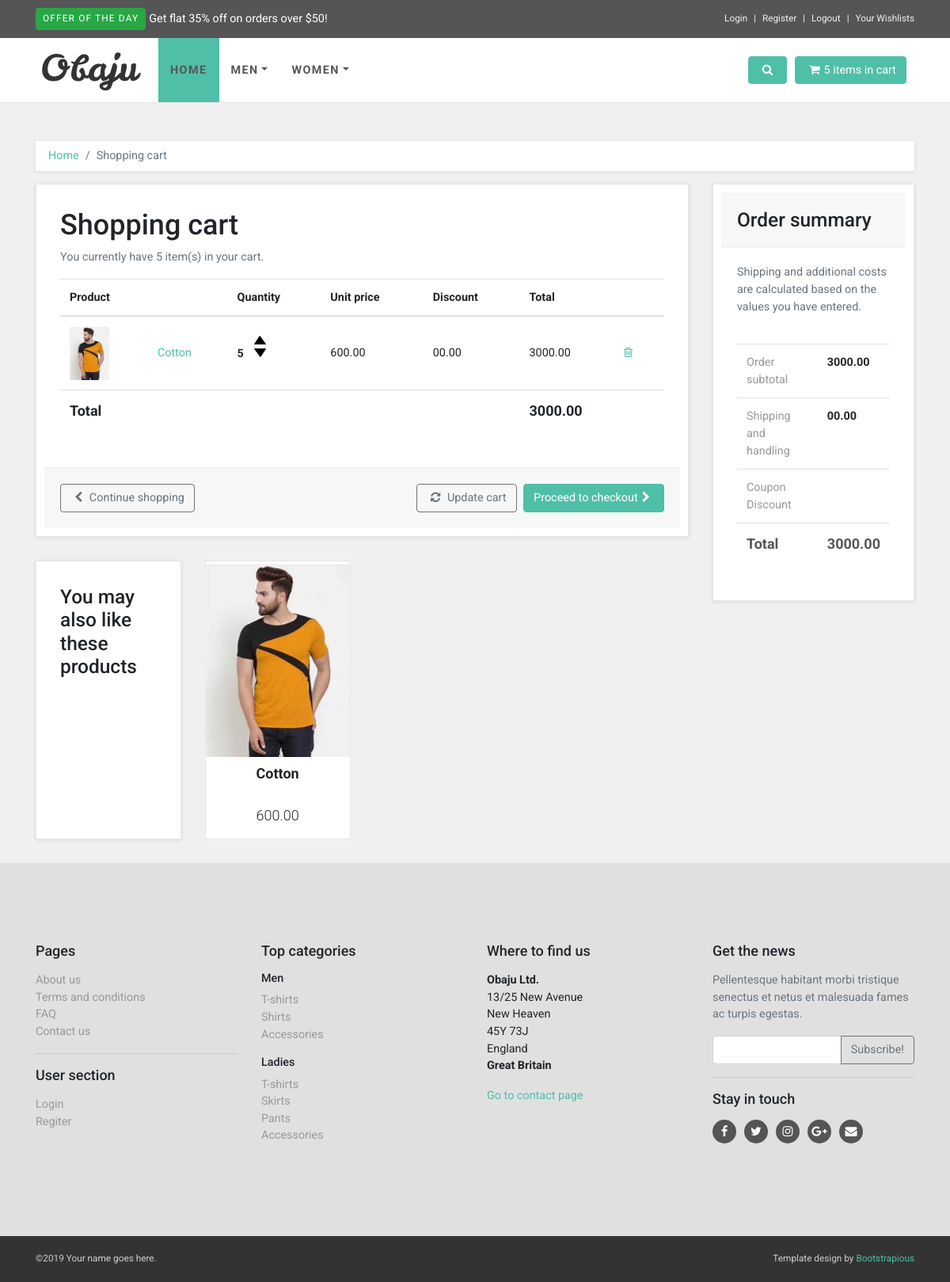
The app's page /cart/ (signed in) with its own data.
### store/models.py (models this page shows, shortened)
class Category(models.Model):
    parent = models.ForeignKey('self', related_name='children', on_delete=models.CASCADE, blank=True, null=True)
    title = models.CharField(max_length=50)
    slug = models.SlugField(max_length=255)
    class Meta:
        verbose_name_plural = 'Categories'

class Product(models.Model):
    COLORS = (
        ('Red', 'Red'),
        ('Yellow', 'Yellow'),
        ('Green', 'Green'),
        ('Black', 'Black'),
        ('White', 'White'),
        ('Pink', 'Pink'),
        ('Maroon', 'Maroon'),
    )
    category = models.ForeignKey('Category', related_name='products', on_delete=models.CASCADE, default=True)
    parent = models.ForeignKey('self', related_name='variants', on_delete=models.CASCADE, blank=True, null=True)
    name = models.CharField(max_length=200, null=True, blank=True)
    slug = models.SlugField(max_length=255)
    price = models.DecimalField(max_digits=7, decimal_places=2)
    digital = models.BooleanField(default=False, null=True, blank=True)
    image = models.ImageField(null=True, blank=True)
    image1 = models.ImageField(null=True, blank=True)
    image2 = models.ImageField(null=True, blank=True)
    color = models.CharField(max_length=100, null=True, choices=COLORS)
    description = models.TextField(blank=True, null=True)
    num_available = models.IntegerField(default=1)
    num_visits = models.IntegerField(default=0)
    last_visit = models.DateTimeField(blank=True, null=True)
    wished_item = models.ManyToManyField(settings.AUTH_USER_MODEL, related_name='favourite',
                  default=None, blank=True)
    @property
    def imageURL(self):
        try:
            url = self.image1.url
        except:
            url = ''
        return url

### cart/models.py (models this page shows, shortened)
class Order(models.Model):
    STATUS = (
        ('Pending', 'Pending'),
        ('Out for delivery', 'Out for delivery'),
        ('Delivered', 'Delivered'),
    )
    customer = models.ForeignKey(Customer, default=True, on_delete=models.SET_NULL, null=True, blank=True)
    date_ordered = models.DateTimeField(auto_now_add=True)
    complete = models.BooleanField(default=False)
    transaction_id = models.CharField(max_length=100, null=True)
    status = models.CharField(max_length=200, null=True, choices=STATUS)
    full_name = models.CharField(max_length=50)
    email = models.EmailField(max_length=254, blank=True)
    address1 = models.CharField(max_length=250)
    address2 = models.CharField(max_length=250)
    city = models.CharField(max_length=100)
    phone = models.CharField(max_length=100)
    postal_code = models.CharField(max_length=20)
    country_code = models.CharField(max_length=4, blank=True)
    created = models.DateTimeField(auto_now_add=True)
    updated = models.DateTimeField(auto_now=True)
    total_paid = models.DecimalField(max_digits=5, decimal_places=2, null=True)
    order_key = models.CharField(max_length=200)
    payment_option = models.CharField(max_length=200, blank=True)
    billing_status = models.BooleanField(default=False)
    @property
    def get_cart_total(self):
        orderitems = self.orderitem_set.all()
        total = sum([item.get_total for item in orderitems])
        return total
    @property
    def get_cart_items(self):
        orderitems = self.orderitem_set.all()
        total = sum([item.quantity for item in orderitems])
        return total

class OrderItem(models.Model):
    product = models.ForeignKey(Product, default=True, on_delete=models.SET_NULL, null=True, blank=True)
    order = models.ForeignKey(Order, on_delete=models.SET_NULL, null=True, blank=True)
    quantity = models.IntegerField(default=0, null=True, blank=True)
    date_added = models.DateTimeField(auto_now_add=True)
    slug = models.CharField(max_length=30, null=True, blank=True)
    @property
    def get_total(self):
        total = self.product.price * self.quantity
        return total

### cart/views.py (the view)
# urls.py: path('cart/', views.cart, name="cart"),
def cart(request):
    data = cartData(request)
    cartItems = data['cartItems']
    order = data['order']
    items = data['items']
    disc_price = Coupon.objects.all()
    coupon_apply_form = CouponApplyForm()
    context = {'items': items, 'order': order, 'cartItems': cartItems, 'coupon_apply_form': coupon_apply_form, 'disc_price': disc_price}
    return render(request, 'cart/cartview.html', context)

### cart/templates/cart/cartview.html
{% extends 'store/base.html' %}
{% load static %}
{% block content %}
<div id="all">
      <div id="content">
        <div class="container">
          <div class="row">
            <div class="col-lg-12">
              <nav aria-label="breadcrumb">
                <ol class="breadcrumb">
                  <li class="breadcrumb-item"><a href="#">Home</a></li>
                  <li aria-current="page" class="breadcrumb-item active">Shopping cart</li>
                </ol>
              </nav>
            </div>
            <div id="basket" class="col-lg-9">
              <div class="box">
                <form>
                  <h1>Shopping cart</h1>
                  <p class="text-muted">You currently have {{ order.get_cart_items }} item(s) in your cart.</p>
                  <div class="table-responsive">
                    <table class="table">
                      <thead>
                        <tr>
                          <th colspan="2">Product</th>
                          <th>Quantity</th>
                          <th>Unit price</th>
                          <th>Discount</th>
                          <th colspan="2">Total</th>
                        </tr>
                      </thead>
                      <tbody>
                      {% for item in items %}
                        <tr>
                          <td><a href="#"><img src="{{item.product.imageURL}}" alt="White Blouse Armani"></a></td>
                          <td><a href="#">{{ item.product.name }}</a></td>
                          <td>
                              <p class="quantity">{{item.quantity}}</p>
                            <div class="quantity">
							<img data-product="{{item.product.id}}" data-action="add" class="chg-quantity update-cart" src="{% static  'images/arrow-up.png' %}" style="width:15px">
							<img data-product="{{item.product.id}}" data-action="remove" class="chg-quantity update-cart" src="{% static  'images/arrow-down.png' %}" style="width:15px">
						    </div>
                          </td>
                          <td>{{ item.product.price }}</td>
                          <td>00.00</td>
                          <td>{{ item.get_total }}</td>
                          <td><a href="{% url 'remove' item.pk %}"><i class="fa fa-trash-o"></i></a></td>
                        </tr>
                      {% endfor %}
                      </tbody>
                      <tfoot>
                        <tr>
                          <th colspan="5">Total</th>
                          <th colspan="2">{{ order.get_cart_total }}</th>
                        </tr>
                      </tfoot>
                    </table>
                  </div>
                  <div class="box-footer d-flex justify-content-between flex-column flex-lg-row">
                    <div class="left"><a href="{% url 'store' %}" class="btn btn-outline-secondary"><i class="fa fa-chevron-left"></i> Continue shopping</a></div>
                    <div class="right">
                      <button class="btn btn-outline-secondary"><i class="fa fa-refresh"></i> Update cart</button>
                        <a href="{% url 'checkout' %}" type="submit" class="btn btn-primary">Proceed to checkout<i class="fa fa-chevron-right"></i></a>
                    </div>
                  </div>
                </form>
              </div>
              <div class="row same-height-row">
                <div class="col-lg-3 col-md-6">
                  <div class="box same-height">
                    <h3>You may also like these products</h3>
                  </div>
                </div>
                {% for item in items %}
                <div class="col-md-3 col-sm-6">
                  <div class="product same-height">
                    <div class="flip-container">
                      <div class="flipper">
                        <div class="front"><a href=""><img src="{{ item.product.imageURL }}" alt="" class="img-fluid"></a></div>
                        <div class="back"><a href=""><img src="{{ item.product.imageURL }}" alt="" class="img-fluid"></a></div>
                      </div>
                    </div><a href="" class="invisible"><img src="{{ item.product.imageURL }}" alt="" class="img-fluid"></a>
                    <div class="text">
                      <h3>{{ item.product.name }}</h3>
                      <p class="price">{{ item.product.price }}</p>
                    </div>
                  </div>
                </div>
                {% endfor %}
              </div>
            </div>
            <div class="col-lg-3">
              <div id="order-summary" class="box">
                <div class="box-header">
                  <h3 class="mb-0">Order summary</h3>
                </div>
                <p class="text-muted">Shipping and additional costs are calculated based on the values you have entered.</p>
                <div class="table-responsive">
                  <table class="table">
                    <tbody>
                      <tr>
                        <td>Order subtotal</td>
                        <th>{{ order.get_cart_total }}</th>
                      </tr>
                      <tr>
                        <td>Shipping and handling</td>
                        <th>00.00</th>
                      </tr>
                      <tr>
                        <td>Coupon Discount</td>
                        <th>{{ order.code }}</th>
                      </tr>
                      <tr class="total">
                        <td>Total</td>
                        <th>{{ order.get_cart_total }}</th>
                      </tr>
                    </tbody>
                  </table>
                </div>
              </div>
            </div>
          </div>
        </div>
      </div>
    </div>
{% endblock content %}

### store/templates/store/base.html (shortened to what this page needs)
{% load static %}
<!DOCTYPE html>
<html>
  <head>
    <link rel="stylesheet" href="{% static 'vendor/bootstrap/css/bootstrap.min.css' %}">
    <link rel="stylesheet" href="{% static 'vendor/font-awesome/css/font-awesome.min.css' %}">
    <link rel="stylesheet" href="{% static 'vendor/owl.carousel/assets/owl.carousel.css' %}">
    <link rel="stylesheet" href="{% static 'vendor/owl.carousel/assets/owl.theme.default.css' %}">
    <link rel="stylesheet" href="{% static 'css/style.default.css'%}" id="theme-stylesheet">
    <link rel="stylesheet" href="{% static 'css/custom.css' %}">
  </head>
<body>
    <header class="header mb-5">
      <div id="top">
        <div class="container">
          <div class="row">
            <div class="col-lg-6 offer mb-3 mb-lg-0"><a href="#" class="btn btn-success btn-sm">Offer of the day</a><a href="#" class="ml-1">Get flat 35% off on orders over $50!</a></div>
            <div class="col-lg-6 text-center text-lg-right">
              <ul class="menu list-inline mb-0">
                <li class="list-inline-item"><a href="{% url 'account:login' %}">Login</a></li>
                <li class="list-inline-item"><a href="{% url 'account:register' %}">Register</a></li>
                <li class="list-inline-item"><a href="{% url 'account:logout' %}">Logout</a></li>
                <li class="list-inline-item"><a href="{% url 'account:wishlist' %}">Your Wishlists</a></li>
              </ul>
            </div>
          </div>
        </div>
      </div>
      <nav class="navbar navbar-expand-lg">
        <div class="container"><a href="index.html" class="navbar-brand home"><img src="{% static 'images/logo.png' %}" alt="Obaju logo" class="d-none d-md-inline-block"></a>
          <div id="navigation" class="collapse navbar-collapse">
                  <ul class="navbar-nav mr-auto">
                  <li class="nav-item"><a href="" class="nav-link active">Home</a></li>
               {% for category in menu_categories %}
                   {% if not category.children.all %}
                      <li class="nav-item dropdown menu-large"><a href="{% url 'category_detail' category.slug %}" data-toggle="dropdown" data-hover="dropdown" data-delay="200" class="dropdown-toggle nav-link">{{ category.title }}<b class="caret"></b></a>
                   {% else %}
                        <li class="nav-item dropdown menu-large"><a href="{% url 'category_detail' category.slug %}" data-toggle="dropdown" data-hover="dropdown" data-delay="200" class="dropdown-toggle nav-link">{{ category.title }}<b class="caret"></b></a>
                   {% endif %}
               {% endfor %}
              </li>
                  </ul>
          </div>
            <div class="navbar-buttons d-flex justify-content-end">
              <a data-toggle="collapse" href="#search" class="btn navbar-btn btn-primary d-none d-lg-inline-block"><i class="fa fa-search"></i></a>
              <div id="basket-overview" class="navbar-collapse collapse d-none d-lg-block"><a href="{% url 'cart' %}" class="btn btn-primary navbar-btn"><i class="fa fa-shopping-cart"></i><span id="cart-total">{{order.get_cart_items}} items in cart</span></a></div>
            </div>
          </div>
      </nav>
    </header>
{% block content %}
    {% endblock content %}
    <div id="footer">
      <div class="container">
        <div class="row">
          <div class="col-lg-3 col-md-6">
            <h4 class="mb-3">Pages</h4>
            <ul class="list-unstyled">
              <li><a href="text.html">About us</a></li>
              <li><a href="text.html">Terms and conditions</a></li>
              <li><a href="faq.html">FAQ</a></li>
              <li><a href="contact.html">Contact us</a></li>
            </ul>
            <hr>
            <h4 class="mb-3">User section</h4>
            <ul class="list-unstyled">
              <li><a href="#" data-toggle="modal" data-target="#login-modal">Login</a></li>
              <li><a href="register.html">Regiter</a></li>
            </ul>
          </div>
          <div class="col-lg-3 col-md-6">
            <h4 class="mb-3">Top categories</h4>
            <h5>Men</h5>
            <ul class="list-unstyled">
              <li><a href="{% url 'store' %}">T-shirts</a></li>
              <li><a href="{% url 'store' %}">Shirts</a></li>
              <li><a href="{% url 'store' %}">Accessories</a></li>
            </ul>
            <h5>Ladies</h5>
            <ul class="list-unstyled">
              <li><a href="{% url 'store' %}">T-shirts</a></li>
              <li><a href="{% url 'store' %}">Skirts</a></li>
              <li><a href="{% url 'store' %}">Pants</a></li>
              <li><a href="{% url 'store' %}">Accessories</a></li>
            </ul>
          </div>
          <div class="col-lg-3 col-md-6">
            <h4 class="mb-3">Where to find us</h4>
            <p><strong>Obaju Ltd.</strong><br>13/25 New Avenue<br>New Heaven<br>45Y 73J<br>England<br><strong>Great Britain</strong></p><a href="contact.html">Go to contact page</a>
          </div>
          <div class="col-lg-3 col-md-6">
            <h4 class="mb-3">Get the news</h4>
            <p class="text-muted">Pellentesque habitant morbi tristique senectus et netus et malesuada fames ac turpis egestas.</p>
            <form>
              <div class="input-group">
                <input type="text" class="form-control"><span class="input-group-append">
                  <button type="button" class="btn btn-outline-secondary">Subscribe!</button></span>
              </div>
            </form>
            <hr>
            <h4 class="mb-3">Stay in touch</h4>
            <p class="social"><a href="#" class="facebook external"><i class="fa fa-facebook"></i></a><a href="#" class="twitter external"><i class="fa fa-twitter"></i></a><a href="#" class="instagram external"><i class="fa fa-instagram"></i></a><a href="#" class="gplus external"><i class="fa fa-google-plus"></i></a><a href="#" class="email external"><i class="fa fa-envelope"></i></a></p>
          </div>
        </div>
      </div>
    </div>
    <div id="copyright">
      <div class="container">
        <div class="row">
          <div class="col-lg-6 mb-2 mb-lg-0">
            <p class="text-center text-lg-left">©2019 Your name goes here.</p>
          </div>
          <div class="col-lg-6">
            <p class="text-center text-lg-right">Template design by <a href="https://bootstrapious.com/">Bootstrapious</a>
            </p>
          </div>
        </div>
      </div>
    </div>
  </body>
</html>

### records on screen
Category: title "MEN"
Category: title "WOMEN"
Order: get_cart_items "5", get_cart_total "3000.00"
OrderItem: product.imageURL (picture), product.name "Cotton", quantity "5", product.price "600.00", get_total "3000.00"
